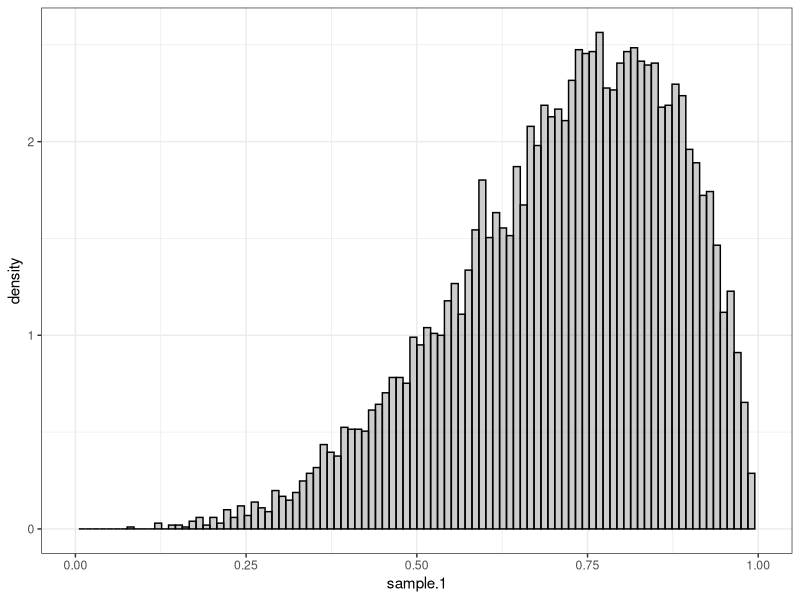
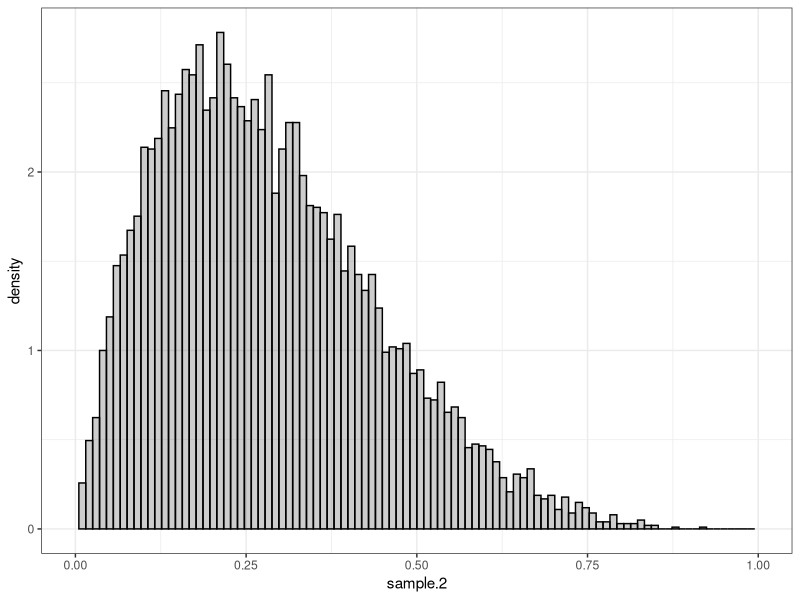
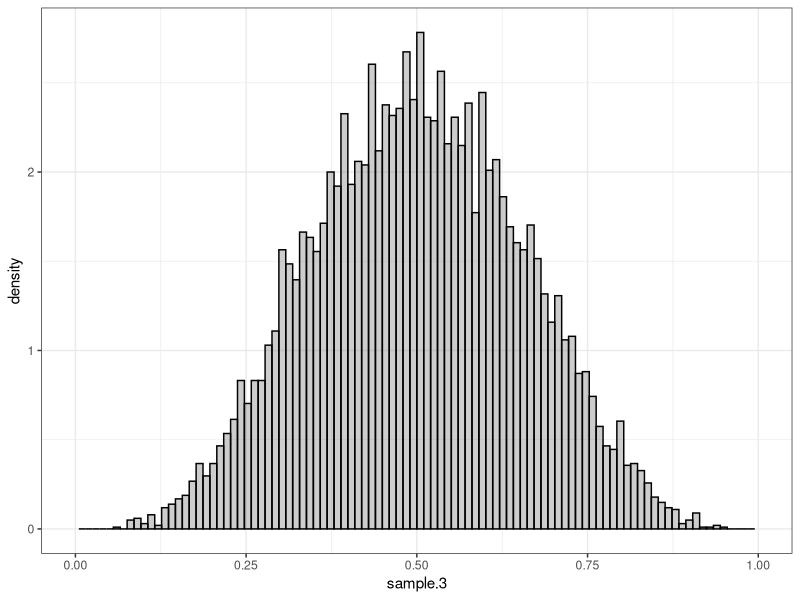
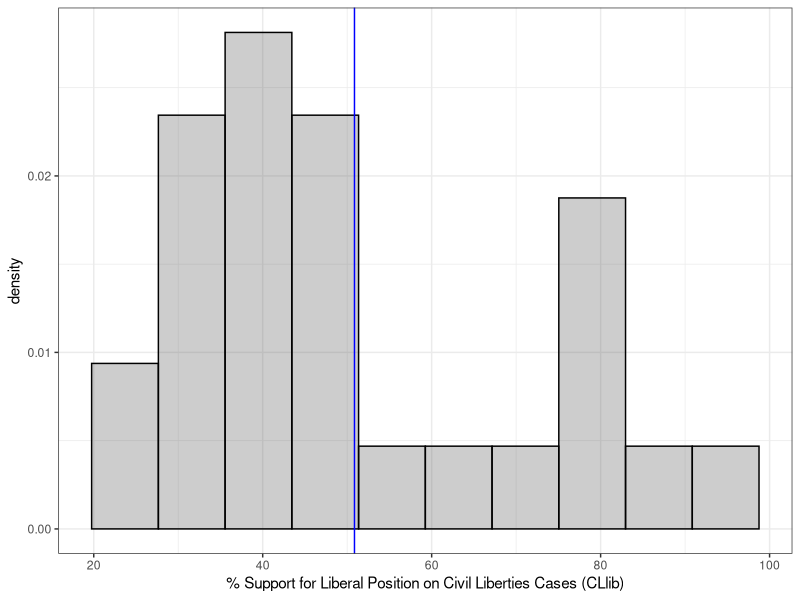
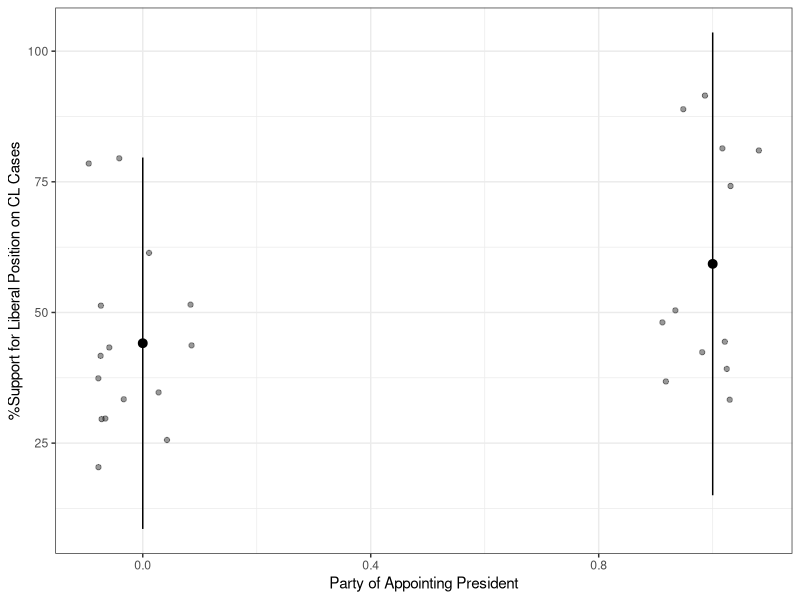

Generate these figures, in order, with R:
## ---- chunk 1
#| echo: false
library(ggplot2)
theme_set(theme_bw())
## ---- chunk 2
#| echo: false
set.seed(220220)
sample.1 = rbeta(10000, 5, 2)
sample.2 = rbeta(10000, 2, 5)
sample.3 = rbeta(10000, 5, 5)
## ---- chunk 3
#| echo: false
#| warning: false 
#| layout-ncol: 3
#| fig-cap:
#|  - "Histogram 1"
#|  - "Histogram 2"
#|  - "Histogram 3" 

ggplot() + geom_histogram(aes(x=sample.1, y=after_stat(density)), bins=100, alpha=.3, color='black') + xlim(0,1) 
ggplot() + geom_histogram(aes(x=sample.2, y=after_stat(density)), bins=100, alpha=.3, color='black') + xlim(0,1)
ggplot() + geom_histogram(aes(x=sample.3, y=after_stat(density)), bins=100, alpha=.3, color='black') + xlim(0,1)
## ---- chunk 4
#| echo: true
EMdata = read.csv("EMdata.csv")
## ---- chunk 5
#| echo: true

CL.histogram = ggplot(EMdata) + 
           geom_histogram(aes(x=CLlib, y=after_stat(density)), 
                          bins=10, alpha=.3, color='black') +  
           geom_vline(aes(xintercept=mean(CLlib)), 
                          color="blue") +
           xlab("% Support for Liberal Position on Civil Liberties Cases (CLlib)")

CL.histogram
## ---- chunk 6
#| echo: true

ggplot(EMdata) +  
  geom_point(aes(x=party, y=CLlib), 
             position=position_jitter(w=.1, h=0), alpha=.4) + 
  stat_summary(aes(x=party, y=CLlib), 
              fun=mean, 
              fun.min = function(x) mean(x) - 2*sd(x), 
              fun.max = function(x) mean(x) + 2*sd(x), 
              geom="pointrange") + 
  xlab("Party of Appointing President") + 
  ylab("%Support for Liberal Position on CL Cases")
## ---- chunk 7
#| echo: true
sample.1 = read.csv("nba_sample_1.csv") 
sample.2 = read.csv("nba_sample_2.csv") 
## ---- chunk 8
width = function(samples, center=mean(samples), alpha=.05) {
  covg.dif = function(w) { 
    actual = mean( center - w/2 <= samples & samples <= center + w/2)
    nominal = 1-alpha 
    actual - nominal  
  }
  uniroot(covg.dif, interval=c(0, 2*max(abs(samples-center))))$root
}
## ---- chunk 9
population = read.csv("nba_population.csv")
